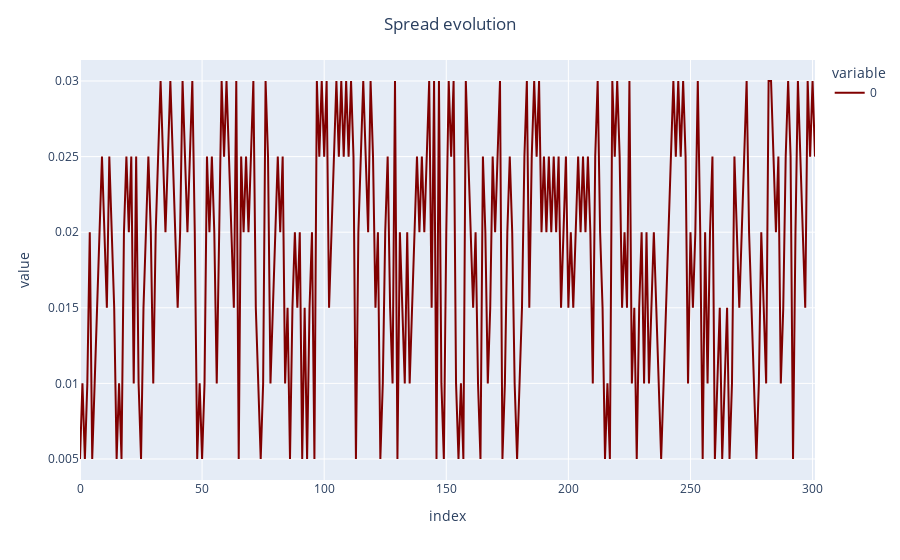

Write notebook code for a chart like this one.
### Code cell
fig = px.line(s_t)
fig.update_traces(line_color = "maroon")
fig.update_layout(title_text = "Spread evolution", title_x = 0.5)
fig.show()

### Figure 1 — Plotly figure (JSON) as saved in the notebook; plotly's stock layout.template omitted (floating-point values rounded to 4 significant figures; data arrays with more than 128 entries replaced by an {"elided": "..."} marker saying what was removed)
{"data": [{"hovertemplate": "variable=0<br>index=%{x}<br>value=%{y}<extra></extra>", "legendgroup": "0", "line": {"color": "maroon", "dash": "solid"}, "marker": {"symbol": "circle"}, "mode": "lines", "name": "0", "orientation": "v", "showlegend": true, "type": "scatter", "x": {"elided": "302 int values"}, "xaxis": "x", "y": {"elided": "302 float values"}, "yaxis": "y"}], "layout": {"legend": {"title": {"text": "variable"}, "tracegroupgap": 0}, "margin": {"t": 60}, "title": {"text": "Spread evolution", "x": 0.5}, "xaxis": {"anchor": "y", "domain": [0, 1], "title": {"text": "index"}}, "yaxis": {"anchor": "x", "domain": [0, 1], "title": {"text": "value"}}}}
